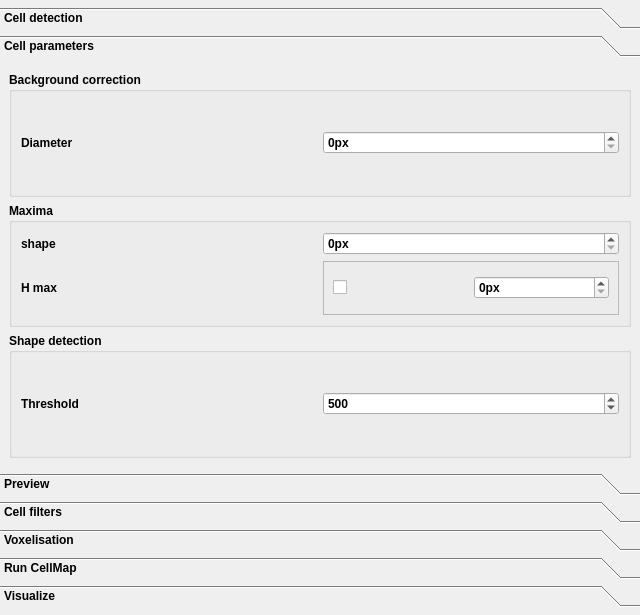
<?xml version="1.0" encoding="UTF-8"?>
<ui version="4.0">
 <class>Form</class>
 <widget class="QWidget" name="Form">
  <property name="geometry">
   <rect>
    <x>0</x>
    <y>0</y>
    <width>640</width>
    <height>615</height>
   </rect>
  </property>
  <property name="windowTitle">
   <string>Form</string>
  </property>
  <layout class="QVBoxLayout" name="verticalLayout_2">
   <property name="leftMargin">
    <number>0</number>
   </property>
   <property name="topMargin">
    <number>0</number>
   </property>
   <property name="rightMargin">
    <number>0</number>
   </property>
   <property name="bottomMargin">
    <number>0</number>
   </property>
   <item>
    <widget class="QToolBox" name="toolBox">
     <property name="maximumSize">
      <size>
       <width>16777215</width>
       <height>600</height>
      </size>
     </property>
     <property name="font">
      <font>
       <bold>true</bold>
      </font>
     </property>
     <property name="currentIndex">
      <number>0</number>
     </property>
     <widget class="QWidget" name="page">
      <property name="geometry">
       <rect>
        <x>0</x>
        <y>0</y>
        <width>640</width>
        <height>450</height>
       </rect>
      </property>
      <attribute name="label">
       <string>Cell detection</string>
      </attribute>
      <layout class="QHBoxLayout" name="horizontalLayout_3">
       <property name="leftMargin">
        <number>0</number>
       </property>
       <property name="topMargin">
        <number>0</number>
       </property>
       <property name="rightMargin">
        <number>0</number>
       </property>
       <property name="bottomMargin">
        <number>0</number>
       </property>
       <item>
        <widget class="QToolBox" name="toolBox_2">
         <property name="currentIndex">
          <number>0</number>
         </property>
         <widget class="QWidget" name="page_3">
          <property name="geometry">
           <rect>
            <x>0</x>
            <y>0</y>
            <width>640</width>
            <height>390</height>
           </rect>
          </property>
          <attribute name="label">
           <string>Cell parameters</string>
          </attribute>
          <layout class="QVBoxLayout" name="verticalLayout">
           <item>
            <widget class="QGroupBox" name="groupBox_2">
             <property name="toolTip">
              <string>The diameter of the filter to estimate the background. This should be larger than the typical cell size.</string>
             </property>
             <property name="title">
              <string>Background correction</string>
             </property>
             <layout class="QHBoxLayout" name="horizontalLayout_2">
              <item>
               <widget class="QLabel" name="label_6">
                <property name="text">
                 <string>Diameter</string>
                </property>
               </widget>
              </item>
              <item>
               <widget class="QSpinBox" name="backgroundCorrectionDiameter">
                <property name="suffix">
                 <string>px</string>
                </property>
                <property name="maximum">
                 <number>65535</number>
                </property>
               </widget>
              </item>
             </layout>
            </widget>
           </item>
           <item>
            <widget class="QGroupBox" name="detectionShapeGroupBox">
             <property name="toolTip">
              <string/>
             </property>
             <property name="title">
              <string>Maxima</string>
             </property>
             <layout class="QGridLayout" name="gridLayout_3">
              <item row="0" column="0">
               <widget class="QLabel" name="label_22">
                <property name="text">
                 <string>shape</string>
                </property>
               </widget>
              </item>
              <item row="0" column="1">
               <widget class="QSpinBox" name="maximaShape">
                <property name="suffix">
                 <string>px</string>
                </property>
                <property name="maximum">
                 <number>65535</number>
                </property>
               </widget>
              </item>
              <item row="1" column="0">
               <widget class="QLabel" name="label_23">
                <property name="text">
                 <string>H max</string>
                </property>
               </widget>
              </item>
              <item row="1" column="1">
               <widget class="QFrame" name="hMaxSinglet">
                <property name="frameShape">
                 <enum>QFrame::StyledPanel</enum>
                </property>
                <property name="frameShadow">
                 <enum>QFrame::Raised</enum>
                </property>
                <layout class="QHBoxLayout" name="horizontalLayout_10">
                 <item>
                  <widget class="QCheckBox" name="checkBox_2">
                   <property name="text">
                    <string/>
                   </property>
                  </widget>
                 </item>
                 <item>
                  <widget class="QSpinBox" name="maximaShape_2">
                   <property name="suffix">
                    <string>px</string>
                   </property>
                   <property name="maximum">
                    <number>65535</number>
                   </property>
                  </widget>
                 </item>
                </layout>
               </widget>
              </item>
             </layout>
            </widget>
           </item>
           <item>
            <widget class="QGroupBox" name="groupBox">
             <property name="toolTip">
              <string>The threshold for the maxima detection. Peaks below this value are ignored.</string>
             </property>
             <property name="title">
              <string>Shape detection</string>
             </property>
             <layout class="QHBoxLayout" name="horizontalLayout_4">
              <item>
               <widget class="QLabel" name="label_2">
                <property name="text">
                 <string>Threshold</string>
                </property>
               </widget>
              </item>
              <item>
               <widget class="QSpinBox" name="detectionThreshold">
                <property name="maximum">
                 <number>65535</number>
                </property>
                <property name="value">
                 <number>500</number>
                </property>
               </widget>
              </item>
             </layout>
            </widget>
           </item>
          </layout>
         </widget>
         <widget class="QWidget" name="page_5">
          <property name="geometry">
           <rect>
            <x>0</x>
            <y>0</y>
            <width>640</width>
            <height>390</height>
           </rect>
          </property>
          <attribute name="label">
           <string>Preview</string>
          </attribute>
          <layout class="QGridLayout" name="gridLayout_2">
           <item row="1" column="0" colspan="3">
            <widget class="QGroupBox" name="groupBox_4">
             <property name="title">
              <string>Tuning subset</string>
             </property>
             <layout class="QFormLayout" name="formLayout">
              <property name="leftMargin">
               <number>0</number>
              </property>
              <property name="topMargin">
               <number>0</number>
              </property>
              <property name="rightMargin">
               <number>0</number>
              </property>
              <property name="bottomMargin">
               <number>0</number>
              </property>
              <item row="0" column="0">
               <widget class="QLabel" name="label_9">
                <property name="text">
                 <string>dim 0 range</string>
                </property>
               </widget>
              </item>
              <item row="0" column="1">
               <widget class="QFrame" name="detectionSubsetXRangeDoublet">
                <property name="frameShape">
                 <enum>QFrame::StyledPanel</enum>
                </property>
                <property name="frameShadow">
                 <enum>QFrame::Raised</enum>
                </property>
                <layout class="QHBoxLayout" name="horizontalLayout_5">
                 <item>
                  <widget class="QLabel" name="label_4">
                   <property name="text">
                    <string>min:</string>
                   </property>
                  </widget>
                 </item>
                 <item>
                  <widget class="QSpinBox" name="detectionSubsetXRangeMin">
                   <property name="suffix">
                    <string/>
                   </property>
                   <property name="prefix">
                    <string/>
                   </property>
                   <property name="maximum">
                    <number>65535</number>
                   </property>
                  </widget>
                 </item>
                 <item>
                  <widget class="QLabel" name="label_5">
                   <property name="text">
                    <string>max:</string>
                   </property>
                  </widget>
                 </item>
                 <item>
                  <widget class="QSpinBox" name="detectionSubsetXRangeMax">
                   <property name="suffix">
                    <string/>
                   </property>
                   <property name="maximum">
                    <number>65535</number>
                   </property>
                  </widget>
                 </item>
                </layout>
               </widget>
              </item>
              <item row="1" column="0">
               <widget class="QLabel" name="label_12">
                <property name="text">
                 <string>dim 1 range</string>
                </property>
               </widget>
              </item>
              <item row="1" column="1">
               <widget class="QFrame" name="detectionSubsetYRangeDoublet">
                <property name="frameShape">
                 <enum>QFrame::StyledPanel</enum>
                </property>
                <property name="frameShadow">
                 <enum>QFrame::Raised</enum>
                </property>
                <layout class="QHBoxLayout" name="horizontalLayout_6">
                 <item>
                  <widget class="QLabel" name="label_10">
                   <property name="text">
                    <string>min:</string>
                   </property>
                  </widget>
                 </item>
                 <item>
                  <widget class="QSpinBox" name="detectionSubsetYRangeMin">
                   <property name="suffix">
                    <string/>
                   </property>
                   <property name="prefix">
                    <string/>
                   </property>
                   <property name="maximum">
                    <number>65535</number>
                   </property>
                  </widget>
                 </item>
                 <item>
                  <widget class="QLabel" name="label_11">
                   <property name="text">
                    <string>max:</string>
                   </property>
                  </widget>
                 </item>
                 <item>
                  <widget class="QSpinBox" name="detectionSubsetYRangeMax">
                   <property name="suffix">
                    <string/>
                   </property>
                   <property name="maximum">
                    <number>65535</number>
                   </property>
                  </widget>
                 </item>
                </layout>
               </widget>
              </item>
              <item row="2" column="0">
               <widget class="QLabel" name="label_15">
                <property name="text">
                 <string>dim 2 range</string>
                </property>
               </widget>
              </item>
              <item row="2" column="1">
               <widget class="QFrame" name="detectionSubsetZRangeDoublet">
                <property name="frameShape">
                 <enum>QFrame::StyledPanel</enum>
                </property>
                <property name="frameShadow">
                 <enum>QFrame::Raised</enum>
                </property>
                <layout class="QHBoxLayout" name="horizontalLayout_8">
                 <item>
                  <widget class="QLabel" name="label_13">
                   <property name="text">
                    <string>min:</string>
                   </property>
                  </widget>
                 </item>
                 <item>
                  <widget class="QSpinBox" name="detectionSubsetZRangeMin">
                   <property name="suffix">
                    <string/>
                   </property>
                   <property name="prefix">
                    <string/>
                   </property>
                   <property name="maximum">
                    <number>65535</number>
                   </property>
                  </widget>
                 </item>
                 <item>
                  <widget class="QLabel" name="label_14">
                   <property name="text">
                    <string>max:</string>
                   </property>
                  </widget>
                 </item>
                 <item>
                  <widget class="QSpinBox" name="detectionSubsetZRangeMax">
                   <property name="suffix">
                    <string/>
                   </property>
                   <property name="maximum">
                    <number>65535</number>
                   </property>
                  </widget>
                 </item>
                </layout>
               </widget>
              </item>
             </layout>
            </widget>
           </item>
           <item row="4" column="2">
            <widget class="QPushButton" name="detectionPreviewTuningCropPushButton">
             <property name="text">
              <string>Crop</string>
             </property>
            </widget>
           </item>
           <item row="5" column="2">
            <widget class="QPushButton" name="detectionPreviewPushButton">
             <property name="text">
              <string>Preview detection</string>
             </property>
            </widget>
           </item>
           <item row="0" column="2">
            <widget class="QPushButton" name="detectionPreviewTuningOpenPushButton">
             <property name="text">
              <string>Load</string>
             </property>
             <property name="icon">
              <iconset resource="icons.qrc">
               <normaloff>:/icons/icons/folder_open.svg</normaloff>:/icons/icons/folder_open.svg</iconset>
             </property>
            </widget>
           </item>
          </layout>
         </widget>
        </widget>
       </item>
      </layout>
     </widget>
     <widget class="QWidget" name="page_4">
      <property name="geometry">
       <rect>
        <x>0</x>
        <y>0</y>
        <width>640</width>
        <height>450</height>
       </rect>
      </property>
      <attribute name="label">
       <string>Cell filters</string>
      </attribute>
      <layout class="QVBoxLayout" name="verticalLayout_6">
       <property name="sizeConstraint">
        <enum>QLayout::SetMaximumSize</enum>
       </property>
       <property name="leftMargin">
        <number>0</number>
       </property>
       <property name="topMargin">
        <number>0</number>
       </property>
       <property name="rightMargin">
        <number>0</number>
       </property>
       <property name="bottomMargin">
        <number>0</number>
       </property>
       <item>
        <widget class="QGroupBox" name="groupBox_3">
         <property name="toolTip">
          <string>&lt;html&gt;&lt;head/&gt;&lt;body&gt;&lt;p&gt;Filter out cells that are not within this size or intensity range&lt;/p&gt;&lt;/body&gt;&lt;/html&gt;</string>
         </property>
         <property name="title">
          <string>Cell Thresholds</string>
         </property>
         <layout class="QGridLayout" name="cellDetectionThresholdsLayout">
          <property name="sizeConstraint">
           <enum>QLayout::SetMaximumSize</enum>
          </property>
          <property name="leftMargin">
           <number>0</number>
          </property>
          <property name="rightMargin">
           <number>0</number>
          </property>
          <item row="0" column="0">
           <widget class="QLabel" name="label_7">
            <property name="text">
             <string>Size (voxels)</string>
            </property>
           </widget>
          </item>
          <item row="0" column="1">
           <widget class="QFrame" name="cellFilterThresholdSizeDoublet">
            <property name="frameShape">
             <enum>QFrame::StyledPanel</enum>
            </property>
            <property name="frameShadow">
             <enum>QFrame::Raised</enum>
            </property>
            <layout class="QHBoxLayout" name="horizontalLayout">
             <item>
              <widget class="QLabel" name="label">
               <property name="text">
                <string>min:</string>
               </property>
              </widget>
             </item>
             <item>
              <widget class="QSpinBox" name="spinBox_7">
               <property name="suffix">
                <string/>
               </property>
               <property name="prefix">
                <string/>
               </property>
               <property name="maximum">
                <number>65535</number>
               </property>
              </widget>
             </item>
             <item>
              <widget class="QLabel" name="label_3">
               <property name="text">
                <string>max:</string>
               </property>
              </widget>
             </item>
             <item>
              <widget class="QSpinBox" name="spinBox_8">
               <property name="suffix">
                <string/>
               </property>
               <property name="maximum">
                <number>65535</number>
               </property>
              </widget>
             </item>
            </layout>
           </widget>
          </item>
          <item row="1" column="0">
           <widget class="QLabel" name="label_19">
            <property name="text">
             <string>Intensity</string>
            </property>
           </widget>
          </item>
          <item row="1" column="1">
           <widget class="QFrame" name="cellFilterThresholdIntensityDoublet">
            <property name="frameShape">
             <enum>QFrame::StyledPanel</enum>
            </property>
            <property name="frameShadow">
             <enum>QFrame::Raised</enum>
            </property>
            <property name="disabledValue" stdset="0">
             <string>None</string>
            </property>
            <layout class="QHBoxLayout" name="horizontalLayout_9">
             <item>
              <widget class="QCheckBox" name="checkBox">
               <property name="text">
                <string/>
               </property>
              </widget>
             </item>
             <item>
              <widget class="QLabel" name="label_20">
               <property name="text">
                <string>min:</string>
               </property>
              </widget>
             </item>
             <item>
              <widget class="QSpinBox" name="spinBox_12">
               <property name="enabled">
                <bool>false</bool>
               </property>
               <property name="suffix">
                <string/>
               </property>
               <property name="prefix">
                <string/>
               </property>
               <property name="maximum">
                <number>99999999</number>
               </property>
              </widget>
             </item>
             <item>
              <widget class="QLabel" name="label_21">
               <property name="text">
                <string>max:</string>
               </property>
              </widget>
             </item>
             <item>
              <widget class="QSpinBox" name="spinBox_13">
               <property name="enabled">
                <bool>false</bool>
               </property>
               <property name="suffix">
                <string/>
               </property>
               <property name="minimum">
                <number>-1</number>
               </property>
               <property name="maximum">
                <number>99999999</number>
               </property>
              </widget>
             </item>
            </layout>
           </widget>
          </item>
         </layout>
        </widget>
       </item>
       <item>
        <spacer name="verticalSpacer">
         <property name="orientation">
          <enum>Qt::Vertical</enum>
         </property>
         <property name="sizeHint" stdset="0">
          <size>
           <width>20</width>
           <height>40</height>
          </size>
         </property>
        </spacer>
       </item>
       <item>
        <widget class="QPushButton" name="previewCellFiltersPushButton">
         <property name="text">
          <string>Preview filter</string>
         </property>
        </widget>
       </item>
      </layout>
     </widget>
     <widget class="QWidget" name="page_2">
      <property name="geometry">
       <rect>
        <x>0</x>
        <y>0</y>
        <width>640</width>
        <height>450</height>
       </rect>
      </property>
      <attribute name="label">
       <string>Voxelisation</string>
      </attribute>
      <layout class="QFormLayout" name="formLayout_2">
       <item row="0" column="0">
        <widget class="QLabel" name="label_8">
         <property name="toolTip">
          <string>The XYZ half width of the ellipsoid used to voxelize</string>
         </property>
         <property name="text">
          <string>Sphere radius</string>
         </property>
        </widget>
       </item>
       <item row="0" column="1">
        <widget class="QFrame" name="voxelizationRadiusTriplet">
         <property name="frameShape">
          <enum>QFrame::StyledPanel</enum>
         </property>
         <property name="frameShadow">
          <enum>QFrame::Raised</enum>
         </property>
         <layout class="QHBoxLayout" name="horizontalLayout_7">
          <item>
           <widget class="QSpinBox" name="spinBox_9">
            <property name="maximum">
             <number>65535</number>
            </property>
            <property name="value">
             <number>5</number>
            </property>
           </widget>
          </item>
          <item>
           <widget class="QSpinBox" name="spinBox_10">
            <property name="maximum">
             <number>65535</number>
            </property>
            <property name="value">
             <number>5</number>
            </property>
           </widget>
          </item>
          <item>
           <widget class="QSpinBox" name="spinBox_11">
            <property name="maximum">
             <number>65535</number>
            </property>
            <property name="value">
             <number>5</number>
            </property>
           </widget>
          </item>
         </layout>
        </widget>
       </item>
      </layout>
     </widget>
     <widget class="QWidget" name="page_7">
      <property name="geometry">
       <rect>
        <x>0</x>
        <y>0</y>
        <width>640</width>
        <height>450</height>
       </rect>
      </property>
      <attribute name="label">
       <string>Run CellMap</string>
      </attribute>
      <layout class="QGridLayout" name="gridLayout">
       <item row="8" column="2">
        <widget class="QLabel" name="nDetectedCellsAfterFilterLabel">
         <property name="font">
          <font>
           <pointsize>22</pointsize>
           <bold>true</bold>
          </font>
         </property>
         <property name="text">
          <string>0</string>
         </property>
         <property name="alignment">
          <set>Qt::AlignCenter</set>
         </property>
        </widget>
       </item>
       <item row="3" column="0">
        <widget class="QCheckBox" name="runCellMapSaveShapeCheckBox">
         <property name="text">
          <string>Save shape</string>
         </property>
        </widget>
       </item>
       <item row="5" column="0">
        <widget class="QCheckBox" name="runCellMapPlotCheckBox">
         <property name="text">
          <string>Plot when finished</string>
         </property>
        </widget>
       </item>
       <item row="6" column="2">
        <widget class="QPushButton" name="runCellMapPushButton">
         <property name="text">
          <string>Run</string>
         </property>
        </widget>
       </item>
       <item row="2" column="0">
        <widget class="QCheckBox" name="runCellMapVoxelizeCheckBox">
         <property name="text">
          <string>Create cell density map (voxelization)</string>
         </property>
         <property name="checked">
          <bool>true</bool>
         </property>
        </widget>
       </item>
       <item row="8" column="0">
        <widget class="QLabel" name="label_18">
         <property name="text">
          <string>After filter</string>
         </property>
        </widget>
       </item>
       <item row="0" column="0">
        <widget class="QCheckBox" name="runCellMapDetectCellsCheckBox">
         <property name="text">
          <string>Detect cells</string>
         </property>
         <property name="checked">
          <bool>true</bool>
         </property>
        </widget>
       </item>
       <item row="7" column="2">
        <widget class="QLabel" name="nDetectedCellsLabel">
         <property name="font">
          <font>
           <pointsize>22</pointsize>
           <bold>true</bold>
          </font>
         </property>
         <property name="text">
          <string>0</string>
         </property>
         <property name="alignment">
          <set>Qt::AlignCenter</set>
         </property>
        </widget>
       </item>
       <item row="1" column="0">
        <widget class="QCheckBox" name="runCellMapFilterCellsCheckBox">
         <property name="text">
          <string>Filter cells</string>
         </property>
         <property name="checked">
          <bool>true</bool>
         </property>
        </widget>
       </item>
       <item row="7" column="0">
        <widget class="QLabel" name="label_17">
         <property name="toolTip">
          <string/>
         </property>
         <property name="text">
          <string>N cells</string>
         </property>
        </widget>
       </item>
       <item row="4" column="0">
        <widget class="QCheckBox" name="runCellMapColocalizationCompatibleCheckBox">
         <property name="toolTip">
          <string>&lt;html&gt;&lt;head/&gt;&lt;body&gt;&lt;p&gt;Select this if you want the results of your cell detection to be usable &lt;/p&gt;&lt;p&gt;by the colocalization pipeline (detection algorithm is adjusted and&lt;/p&gt;&lt;p&gt;intermediates results are saved)&lt;/p&gt;&lt;/body&gt;&lt;/html&gt;</string>
         </property>
         <property name="text">
          <string>Colocalization compatible results</string>
         </property>
        </widget>
       </item>
      </layout>
     </widget>
     <widget class="QWidget" name="page_8">
      <property name="geometry">
       <rect>
        <x>0</x>
        <y>0</y>
        <width>640</width>
        <height>450</height>
       </rect>
      </property>
      <attribute name="label">
       <string>Visualize</string>
      </attribute>
      <layout class="QVBoxLayout" name="verticalLayout_7">
       <item>
        <widget class="QPushButton" name="cellMapPlotVoxelizationPushButton">
         <property name="toolTip">
          <string>Display the results of the voxelization</string>
         </property>
         <property name="text">
          <string>Plot voxelization</string>
         </property>
        </widget>
       </item>
       <item>
        <widget class="QPushButton" name="cellMap3dScatterOnRefPushButton">
         <property name="toolTip">
          <string>&lt;html&gt;&lt;head/&gt;&lt;body&gt;&lt;p&gt;Display a scatter of the cell coordinates &lt;/p&gt;&lt;p&gt;on top of the atlas reference (atlas coordinates)&lt;/p&gt;&lt;/body&gt;&lt;/html&gt;</string>
         </property>
         <property name="text">
          <string> 3D scatter on reference</string>
         </property>
        </widget>
       </item>
       <item>
        <widget class="QPushButton" name="cellMap3dScatterOnStitchedPushButton">
         <property name="toolTip">
          <string>&lt;html&gt;&lt;head/&gt;&lt;body&gt;&lt;p&gt;Display a scatter of the cell coordinates&lt;/p&gt;&lt;p&gt;on top of the stitched image (sample coordinates)&lt;/p&gt;&lt;/body&gt;&lt;/html&gt;</string>
         </property>
         <property name="text">
          <string>3D scatter on stitched</string>
         </property>
        </widget>
       </item>
      </layout>
     </widget>
    </widget>
   </item>
  </layout>
 </widget>
 <resources>
  <include location="icons.qrc"/>
 </resources>
 <connections/>
</ui>
